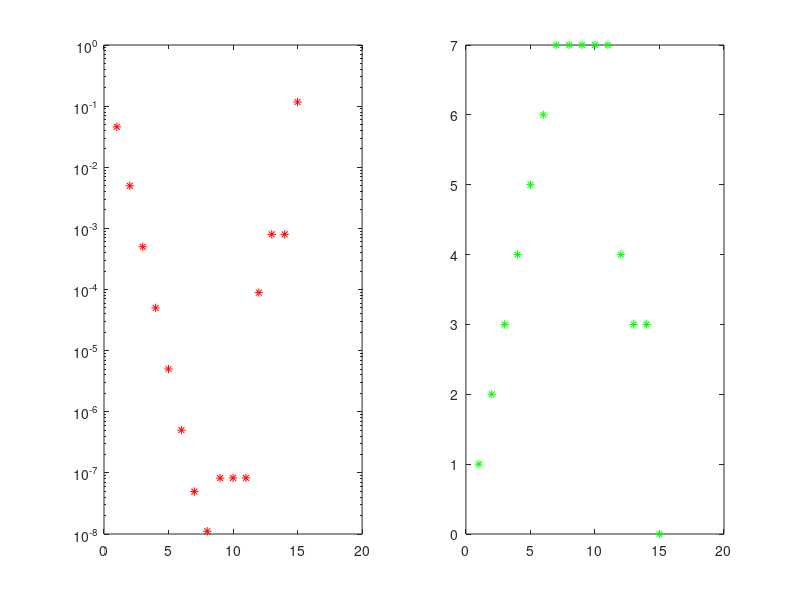

Write the MATLAB code that produced this figure.
clear;
clc;

k=1:15;
n=10.^k;
vex = exp(1);
vap = (1+(1./n)).^n;

erel = abs((vex-vap)/vex);
cf = floor(-log10(erel));

subplot(1,2,1); semilogy(erel,'*r');
subplot(1,2,2); plot(cf,'*g');

%fprintf('vals %f \n', n)

format long
